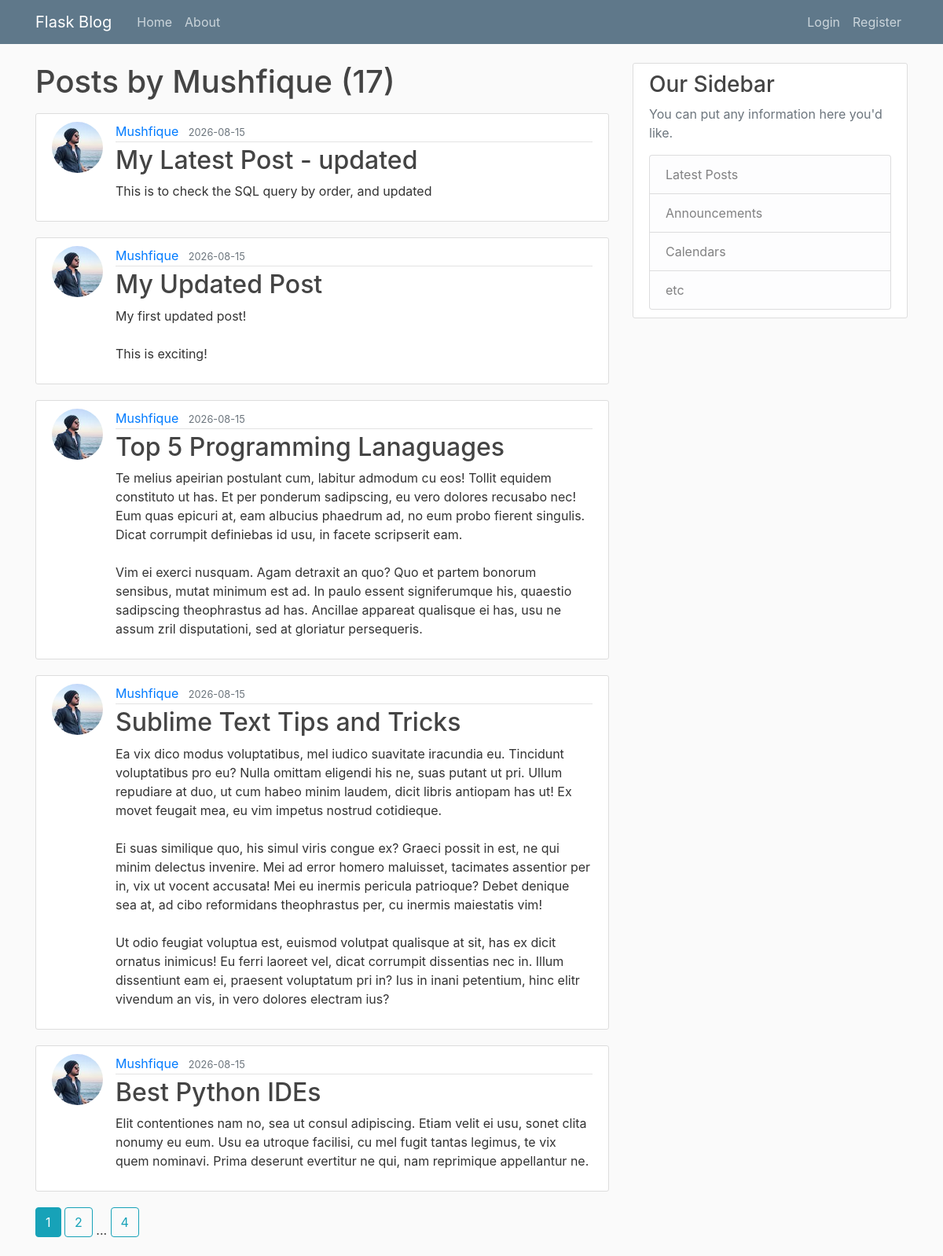
The page /user/Mushfique on the database its author committed.
### flask_app/models.py (models this page shows, shortened)
class User(db.Model, UserMixin):
    id = db.Column(db.Integer, primary_key=True)
    username = db.Column(db.String(20), unique=True, nullable=False)
    email = db.Column(db.String(120), unique=True, nullable=False)
    image_file = db.Column(db.String(20), nullable=False, default='default.jpg')
    password = db.Column(db.String(60), nullable=False)
    posts = db.relationship('Post', backref='author', lazy=True)

class Post(db.Model):
    id = db.Column(db.Integer, primary_key=True)
    title = db.Column(db.String(100), nullable=False)
    date_posted = db.Column(db.DateTime, nullable=False, default=datetime.now(timezone.utc))
    content = db.Column(db.Text, nullable=False)
    user_id = db.Column(db.Integer, db.ForeignKey('user.id'), nullable=False)

### flask_app/users/routes.py (the view)
@users.route("/user/<string:username>")
def user_posts(username):
    page = request.args.get('page', 1, type=int)
    user = User.query.filter_by(username=username).first_or_404()
    posts = Post.query.filter_by(author=user)\
        .order_by(Post.date_posted.desc())\
        .paginate(per_page=5, page=page)
    return render_template("user_posts.html", posts=posts, user=user)

### flask_app/templates/user_posts.html
{% extends "layout.html" %} {% block content %}
<h1 class="mb-3">Posts by {{ user.username }} ({{ posts.total }})</h1>
{% for post in posts.items %}
<article class="media content-section">
  <img
    class="rounded-circle article-img"
    src="{{ url_for('static', filename='profile_pics/' + post.author.image_file) }}"
  />
  <div class="media-body">
    <div class="article-metadata">
      <a
        class="mr-2"
        href="{{ url_for('users.user_posts', username=post.author.username) }}"
        >{{ post.author.username }}</a
      >
      <small class="text-muted"
        >{{ post.date_posted.strftime('%Y-%m-%d') }}</small
      >
    </div>
    <h2>
      <a class="article-title" href="{{ url_for('posts.post', post_id=post.id) }}"
        >{{ post.title }}</a
      >
    </h2>
    <p class="article-content">{{ post.content }}</p>
  </div>
</article>
{% endfor %} {% for page_num in posts.iter_pages(left_edge=1, right_edge=1,
left_current=1, right_current=1) %} {% if page_num %} {% if page_num ==
posts.page %}
<a
  class="btn btn-info mb-4"
  href="{{ url_for('users.user_posts', username=user.username, page=page_num) }}"
  >{{ page_num }}</a
>
{% else %}
<a
  class="btn btn-outline-info mb-4"
  href="{{ url_for('users.user_posts', username=user.username, page=page_num) }}"
  >{{ page_num }}</a
>
{% endif %} {% else %} ... {% endif %} {% endfor %} {% endblock content %}

### flask_app/static/main.css (style rules this page uses)
body { background: #fafafa; color: #333333; margin-top: 5rem; }
h1, h2, h3, h4, h5, h6 { color: #444444; }
.content-section { background: #ffffff; padding: 10px 20px; border: 1px solid #dddddd; border-radius: 3px; margin-bottom: 20px; }
.article-title { color: #444444; }
.article-content { white-space: pre-line; }
.article-img { height: 65px; width: 65px; margin-right: 16px; }
.article-metadata { padding-bottom: 1px; margin-bottom: 4px; border-bottom: 1px solid #e3e3e3 }

### rows shown on the page
User: username "Mushfique"
Post: image_file (picture), author.username "Mushfique", date_posted "2026-08-15", title "My Latest Post - updated", content "This is to check the SQL query by order, and updated"
Post: image_file (picture), author.username "Mushfique", date_posted "2026-08-15", title "My Updated Post", content "My first updated post! This is exciting!"
Post: image_file (picture), author.username "Mushfique", date_posted "2026-08-15", title "Top 5 Programming Lanaguages", content "Te melius apeirian postulant cum, labitur admodum cu eos! Tollit equidem constituto ut has. Et per ponderum sadipscing, eu vero dolores recusabo nec! Eum quas epicuri at, eam albucius phaedrum ad, no eum probo fierent singulis. Dicat corrumpit definiebas id usu, in facete scripserit eam. Vim ei exerci nusquam. Agam detraxit an quo? Quo et partem bonorum sensibus, mutat minimum est ad. In paulo essent signiferumque his, quaestio sadipscing theophrastus ad has. Ancillae appareat qualisque ei has, usu ne assum zril disputationi, sed at gloriatur persequeris."
Post: image_file (picture), author.username "Mushfique", date_posted "2026-08-15", title "Sublime Text Tips and Tricks", content "Ea vix dico modus voluptatibus, mel iudico suavitate iracundia eu. Tincidunt voluptatibus pro eu? Nulla omittam eligendi his ne, suas putant ut pri. Ullum repudiare at duo, ut cum habeo minim laudem, dicit libris antiopam has ut! Ex movet feugait mea, eu vim impetus nostrud cotidieque. Ei suas similique quo, his simul viris congue ex? Graeci possit in est, ne qui minim delectus invenire. Mei ad error homero maluisset, tacimates assentior per in, vix ut vocent accusata! Mei eu inermis pericula patrioque? Debet denique sea at, ad cibo reformidans theophrastus per, cu inermis maiestatis vim! Ut odio feugiat voluptua est, euismod volutpat qualisque at sit, has ex dicit ornatus inimicus! Eu…"
Post: image_file (picture), author.username "Mushfique", date_posted "2026-08-15", title "Best Python IDEs", content "Elit contentiones nam no, sea ut consul adipiscing. Etiam velit ei usu, sonet clita nonumy eu eum. Usu ea utroque facilisi, cu mel fugit tantas legimus, te vix quem nominavi. Prima deserunt evertitur ne qui, nam reprimique appellantur ne."

### other values the page prints
{{ posts.total }} "17"
{{ page_num }} "1"
{{ page_num }} "2" "4"
